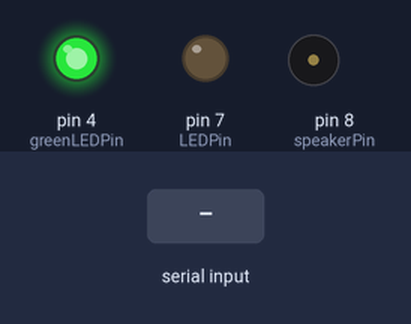
Bench run of a sketch on a simulated Arduino Uno, built with avr-gcc and run on an emulated ATmega328P. Parts: output pins drawn as LEDs (lit = HIGH), buzzer (waves = sounding). The test bench sets the inputs (shaded band).

Above: at 1.2 s.
1.3 s: "1" received over the second serial link
At 2.2 s:
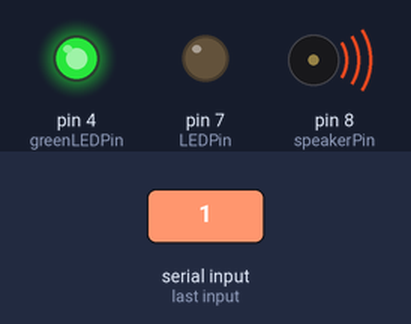
2.8 s: "0" received over the second serial link
At 3.4 s:
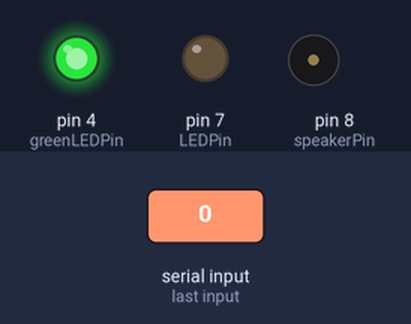
Timing chart, 0 to 5.8 s (numbered marks = the images above; inputs shaded):
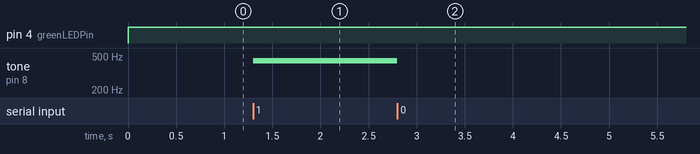

Measured:
- after the input at 1.3 s, tone on pin 8 (speakerPin): silent → 440 Hz at once
- after the input at 2.8 s, tone on pin 8 (speakerPin): 440 Hz → silent at once

The sketch:

With_touchsensor.ino
```cpp
#include <SoftwareSerial.h>
SoftwareSerial Bluetooth(2, 3); // RX, TX
int speakerPin = 8;
int touchSensorPin = 2;
int LEDPin = 7;
int greenLEDPin = 4;

void setup() {
  pinMode(speakerPin, OUTPUT);
  Bluetooth.begin(9600);
  pinMode(touchSensorPin, INPUT);
  pinMode(LEDPin, OUTPUT);
  pinMode(greenLEDPin, OUTPUT);
}

void loop() {
  int touchValue = digitalRead(touchSensorPin);
  if (Bluetooth.available()) {
    char command = Bluetooth.read();
    if (command == '1') {
      tone(speakerPin, 440); // play A4 note
    } else if (command == '0') {
      noTone(speakerPin); // stop playing
    }
  }
  if (touchValue == HIGH) {
    digitalWrite(LEDPin, HIGH);
    digitalWrite(greenLEDPin, LOW);
  } else {
    digitalWrite(LEDPin, LOW);
    digitalWrite(greenLEDPin, HIGH);
  }
}
```
